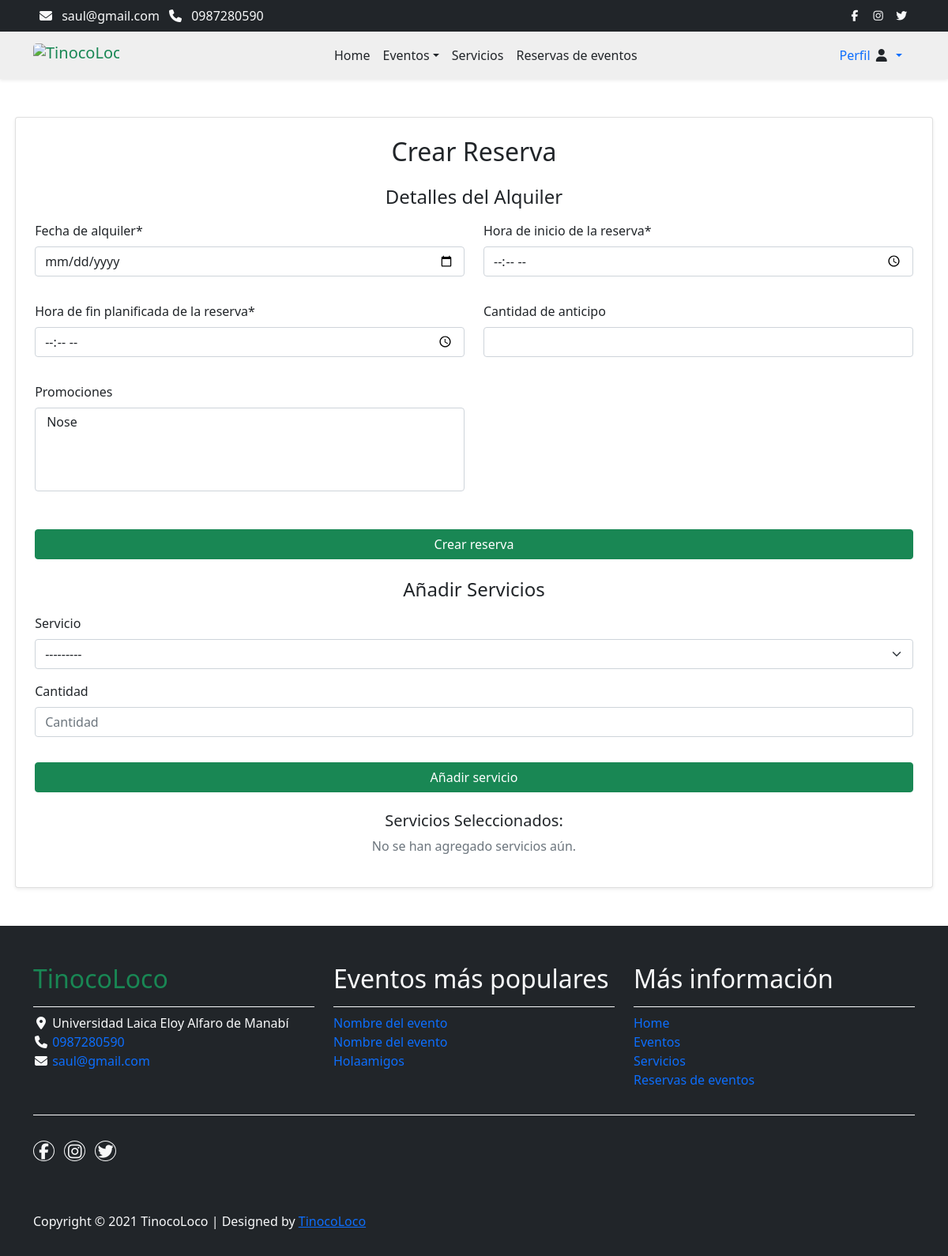
The page /alquileres/nuevo/2 (signed in) on the database as committed earlier.
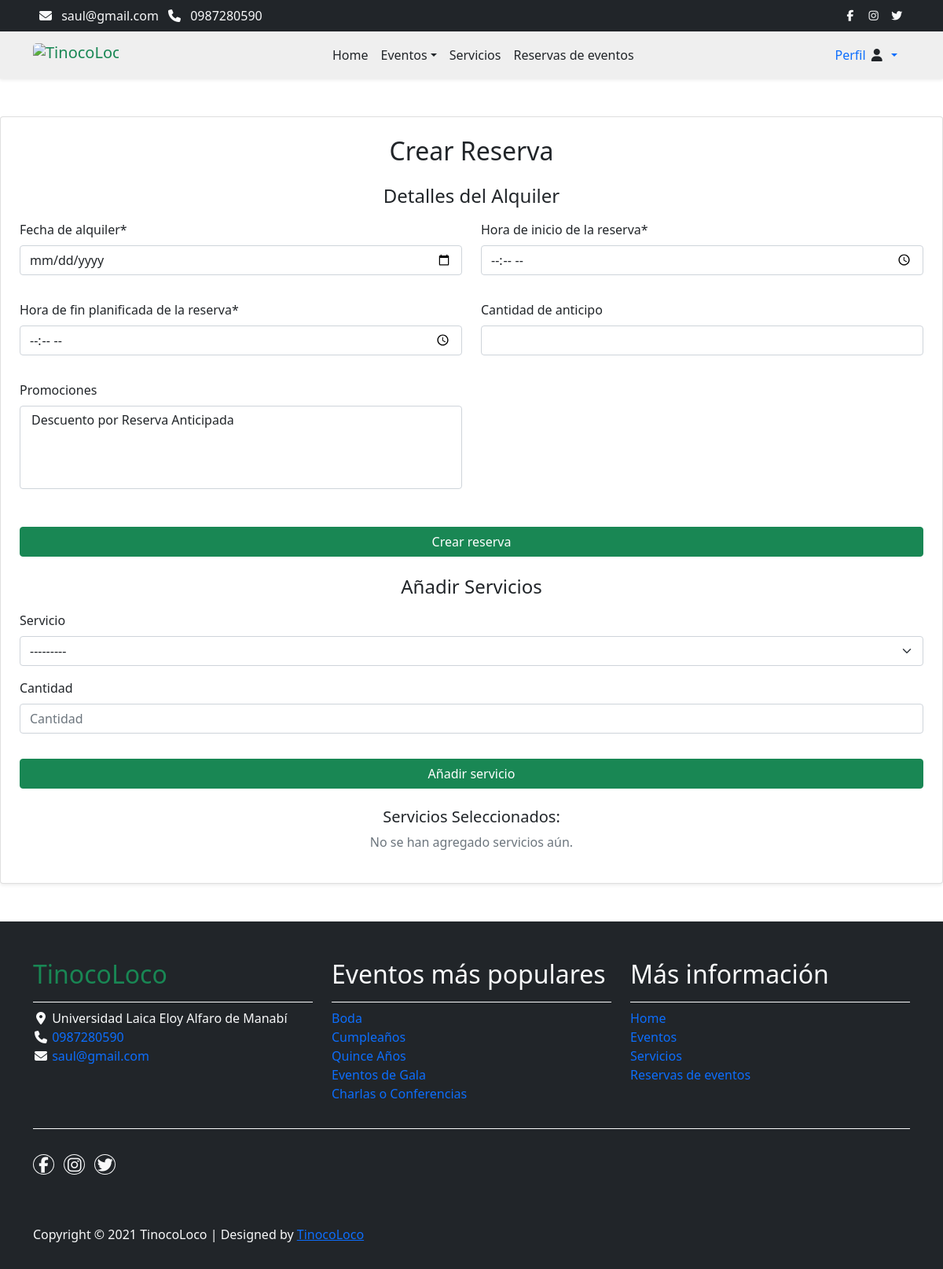
The same page on the database as committed later.
### eventos/models/evento.py (models this page shows, shortened)
class Evento(models.Model):
    class Meta:
        verbose_name = 'Evento'
        verbose_name_plural = 'Eventos'
    nombre = models.CharField(max_length=100, default='Nombre del evento', verbose_name='Nombre')
    descripcion = models.CharField(max_length=500, default='Descripción del evento', verbose_name='Descripción')
    valor_referencial = models.FloatField(default=0.0, verbose_name='Valor Referencial')
    numero_horas_permitidas = models.IntegerField(default=0, verbose_name='Número de Horas Permitidas')
    valor_extra_hora = models.FloatField(default=0.0, verbose_name='Valor Extra por Hora')
    tipo_evento = models.ForeignKey(TipoEvento, on_delete=models.CASCADE, verbose_name='Tipo de Evento')

### alquileres/views.py (the view)
# urls.py: path("nuevo/<int:item_id>", views.nuevo_alquiler, name="nuevo_alquiler"),
def nuevo_alquiler(request, item_id):
    if not request.user.is_authenticated:
        messages.warning(request, "Debes iniciar sesión para alquilar un espacio")
        return redirect("usuarios:iniciar_sesion")
    if not ValidadorUsuario.validar_correo_verificado_y_datos_completos(request.user):
        messages.warning(
            request,
            "Debes verificar tu correo y completar tus datos antes de poder alquilar un espacio",
        )
        return redirect("usuarios:perfil")
    evento = Evento.objects.filter(id=item_id).first()
    if not evento:
        messages.warning(request, "Evento no encontrado")
        return redirect("eventos:eventos")
    session_key = f"servicios_seleccionados_{item_id}"
    formServicios = AlquilerServicioFormulario()
    if request.method == "POST":
        if "add_service" in request.POST:
            formServicios = AlquilerServicioFormulario(request.POST)
            if formServicios.is_valid():
                servicio = formServicios.cleaned_data["servicio"]
                cantidad = formServicios.cleaned_data["cantidad"]
                if session_key not in request.session:
                    request.session[session_key] = []
                request.session[session_key].append(
                    {"id": servicio.id, "nombre": servicio.nombre, "cantidad": cantidad}
                )
                request.session.modified = True
            return redirect("alquileres:nuevo_alquiler", item_id=item_id)
        formulario = AlquilerFormulario(request.POST)
        if formulario.is_valid():
            alquiler = formulario.save(commit=False)
            alquiler.cliente = request.user
            alquiler.evento = evento
            alquiler.save()
            servicios_seleccionados = request.session.pop(session_key, [])
            for servicio_data in servicios_seleccionados:
                servicio = Servicio.objects.get(id=servicio_data["id"])
                AlquilerServicio.objects.create(
                    alquiler=alquiler,
                    servicio=servicio,
                    cantidad=servicio_data["cantidad"],
                )
            EmailEnviador.enviar_codigo_confirmacion(alquiler)
            return redirect("alquileres:alquiler_detalle", id=alquiler.id)
        messages.warning(request, "Error al crear el alquiler")
    else:
        formulario = AlquilerFormulario()
    servicios_seleccionados = request.session.get(session_key, [])
    return render(
        request,
        "alquileres/nuevo_alquiler.html",
        {
            "form": formulario,
            "formServicios": formServicios,
            "servicios_seleccionados": servicios_seleccionados,
        },
    )

### alquileres/forms/alquiler.py (shortened to what this page needs)
class AlquilerFormulario(forms.ModelForm):
    fecha_alquiler = forms.DateField(
        label="Fecha de alquiler",
        widget=forms.DateInput(attrs={
            "class": "form-control",
            "type": "date"
        }),
        required=True,
    )
    hora_inicio_alquiler = forms.TimeField(
        label="Hora de inicio de la reserva",
        widget=forms.TimeInput(attrs={"class": "form-control", "type": "time"}),
        required=True,
    )
    hora_fin_planificada_alquiler = forms.TimeField(
        label="Hora de fin planificada de la reserva",
        widget=forms.TimeInput(attrs={"class": "form-control", "type": "time"}),
        required=True,
    )
    cantidad_anticipo = forms.DecimalField(
        label="Cantidad de anticipo",
        widget=forms.NumberInput(attrs={"class": "form-control"}),
        required=False,
    )
    class Meta:
        model = Alquiler
        fields = [
            "fecha_alquiler",
            "hora_inicio_alquiler",
            "hora_fin_planificada_alquiler",
            "cantidad_anticipo",
            "promociones",
        ]

### alquileres/models/promocion.py (called while the page is built)
    def __str__(self):
        return self.nombre_promocion

### alquileres/templates/alquileres/nuevo_alquiler.html (shortened to what this page needs)
{% extends "alquileres/layout/base.html" %}
{% load crispy_forms_tags %}
{% load static %}
{% block content %}
<section class="py-5">
    <div class="d-flex justify-content-center align-items-center custom-min-height">
        <div class="card p-4 shadow-sm custom-card">
            <h2 class="text-center mb-4">Crear Reserva</h2>
            <form method="post" class="form-group mb-4">
                <h4 class="text-center mb-3">Detalles del Alquiler</h4>
                <div class="row">
                    {% for field in form %}
                        <div class="col-md-6 mb-3">
                            {{ field|as_crispy_field }}
                        </div>
                    {% endfor %}
                </div>
                <button type="submit" class="btn btn-success w-100 mt-3">Crear reserva</button>
            </form>
            <form method="post" class="form-group">
                <h4 class="text-center mb-3">Añadir Servicios</h4>
                {{ formServicios|crispy }}
                <button type="submit" name="add_service" class="btn btn-success w-100 mt-3">Añadir servicio</button>
            </form>
            <div class="mt-4">
                <h5 class="text-center">Servicios Seleccionados:</h5>
                <ul class="list-group">
                    {% if servicios_seleccionados %}
                        {% for servicio in servicios_seleccionados %}
                            <li class="list-group-item d-flex justify-content-between align-items-center">
                                {{ servicio.nombre }}
                                <span class="badge bg-secondary">Cantidad: {{ servicio.cantidad }}</span>
                            </li>
                        {% endfor %}
                    {% else %}
                        <p class="text-center text-muted">No se han agregado servicios aún.</p>
                    {% endif %}
                </ul>
            </div>
        </div>
    </div>
</section>
{% endblock %}

### core/templates/core/components/layout/footer.html (shortened to what the changed rows need)
{% load static %}
<footer class="bg-dark" id="tempaltemo_footer">
    <div class="container">
        <div class="row">
            <div class="col-md-4 pt-5">
                <h2 class="h2 text-success border-bottom pb-3 border-light logo">{{ configuracion_negocio.nombre }}</h2>
            </div>
            <div class="col-md-4 pt-5">
                <h2 class="h2 text-light border-bottom pb-3 border-light">Eventos más populares</h2>
                <ul class="list-unstyled text-light footer-link-list">
                    {% for evento in eventos_mas_gustados %}
                        <li>
                            <a class="text-decoration-none" href="{% url 'eventos:evento_detalle' evento.id %}">{{ evento.nombre }}</a>
                        </li>
                    {% endfor %}
                </ul>
            </div>
            <div class="col-md-4 pt-5">
                <h2 class="h2 text-light border-bottom pb-3 border-light">Más información</h2>
            </div>
        </div>
    </div>
</footer>

Rows that differ between the two databases and show on the page:
removed Evento: nombre "Nombre del evento"
removed Evento: nombre "Nombre del evento"
removed Evento: nombre "Holaamigos"
added Evento: nombre "Boda"
added Evento: nombre "Cumpleaños"
added Evento: nombre "Quince Años"
added Evento: nombre "Eventos de Gala"
added Evento: nombre "Charlas o Conferencias"
Other text that changed with them:
form field promociones: "Nose" → "Descuento por Reserva Anticipada"
